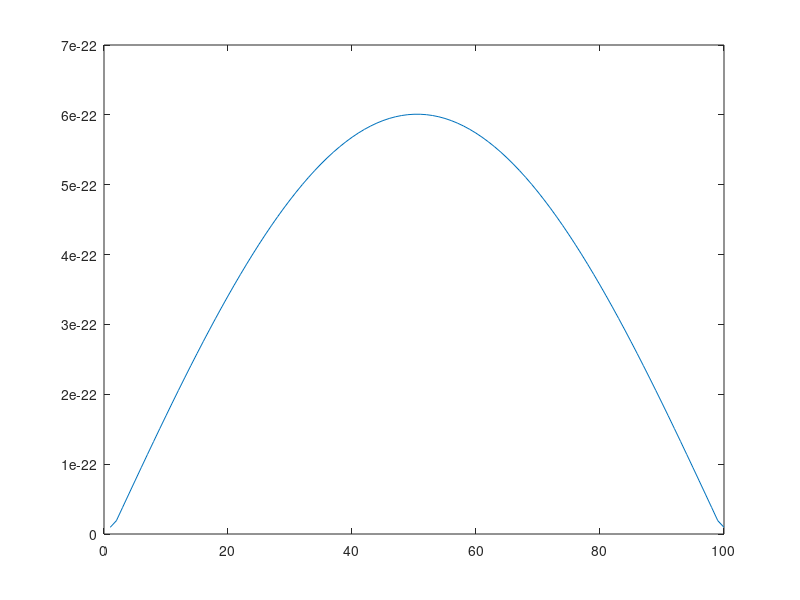

The MATLAB script that drew this image:
% b

N = 100;
A = zeros(N) + diag(1/2*ones(N-1,1),1) + diag(1/2*ones(N-1,1),-1);
A(1,1) = 1/2;
A(N,N) = 1/2;


u = zeros(100,1);
u(50) = 500; 
u(51) = 500;

plot(u);
hold on;

% for i = 1:2000
%     u = A*u;
%     if i == 10 || i == 50 || i == 2000
%         plot(u);
%     end
% end
hold off;


% c

N = 100;
A = zeros(N) + diag(1/2*ones(N-1,1),1) + diag(1/2*ones(N-1,1),-1);
A(1,1) = 1/2;
A(N,N) = 1/2;

u = zeros(100,1);
u(50) = 1000; 
u(51) = 1000;

for i = 1:10000
    u = A*u;
end

plot(u);


% e

N = 100;
A = zeros(N) + diag(1/2*ones(N-1,1),1) + diag(1/2*ones(N-1,1),-1);
A(:,1) = zeros(N,1);
A(:,N) = zeros(N,1);

u = zeros(100,1);
u(50) = 500; 
u(51) = 500;

plot(u);
hold on;

for i = 1:3000
    u = A*u;
    if i == 10 || i == 50 || i == 3000
        plot(u);
    end
end
hold off;


% f

for i = 1:100000
    u = A*u;
end
plot(u);

